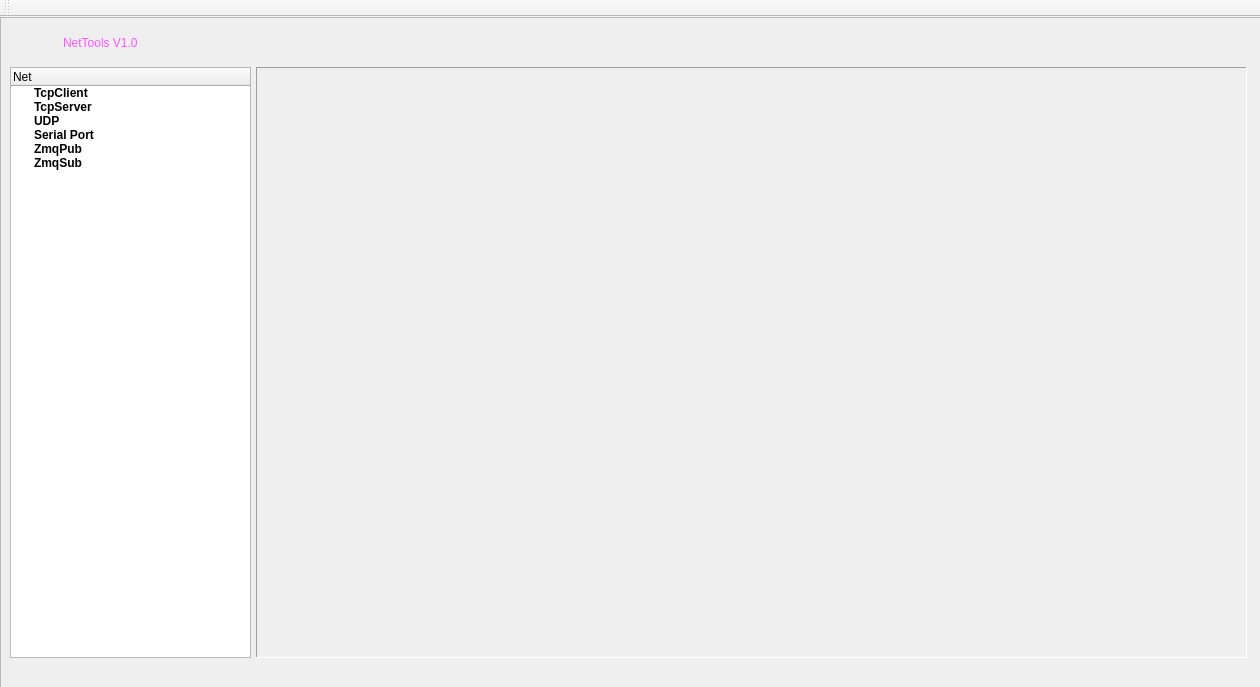
<?xml version="1.0" encoding="UTF-8"?>
<ui version="4.0">
 <class>NetTools</class>
 <widget class="QMainWindow" name="NetTools">
  <property name="geometry">
   <rect>
    <x>0</x>
    <y>0</y>
    <width>1260</width>
    <height>687</height>
   </rect>
  </property>
  <property name="windowTitle">
   <string>MainWindow</string>
  </property>
  <property name="toolTip">
   <string>&lt;html&gt;&lt;head/&gt;&lt;body&gt;&lt;p&gt;qweq&lt;/p&gt;&lt;/body&gt;&lt;/html&gt;</string>
  </property>
  <widget class="QWidget" name="centralwidget">
   <widget class="QFrame" name="frame">
    <property name="geometry">
     <rect>
      <x>0</x>
      <y>0</y>
      <width>1441</width>
      <height>751</height>
     </rect>
    </property>
    <property name="frameShape">
     <enum>QFrame::StyledPanel</enum>
    </property>
    <property name="frameShadow">
     <enum>QFrame::Raised</enum>
    </property>
    <widget class="QTreeWidget" name="treeWidget">
     <property name="enabled">
      <bool>true</bool>
     </property>
     <property name="geometry">
      <rect>
       <x>10</x>
       <y>50</y>
       <width>241</width>
       <height>591</height>
      </rect>
     </property>
     <column>
      <property name="text">
       <string>Net</string>
      </property>
     </column>
     <item>
      <property name="text">
       <string>TcpClient</string>
      </property>
      <property name="font">
       <font>
        <weight>75</weight>
        <bold>true</bold>
       </font>
      </property>
      <property name="background">
       <brush brushstyle="NoBrush">
        <color alpha="255">
         <red>85</red>
         <green>255</green>
         <blue>255</blue>
        </color>
       </brush>
      </property>
      <property name="foreground">
       <brush brushstyle="NoBrush">
        <color alpha="255">
         <red>0</red>
         <green>255</green>
         <blue>0</blue>
        </color>
       </brush>
      </property>
      <property name="flags">
       <set>ItemIsDragEnabled|ItemIsUserCheckable|ItemIsEnabled</set>
      </property>
     </item>
     <item>
      <property name="text">
       <string>TcpServer</string>
      </property>
      <property name="font">
       <font>
        <weight>75</weight>
        <bold>true</bold>
       </font>
      </property>
      <property name="background">
       <brush brushstyle="NoBrush">
        <color alpha="255">
         <red>85</red>
         <green>255</green>
         <blue>255</blue>
        </color>
       </brush>
      </property>
      <property name="foreground">
       <brush brushstyle="NoBrush">
        <color alpha="255">
         <red>0</red>
         <green>255</green>
         <blue>0</blue>
        </color>
       </brush>
      </property>
      <property name="flags">
       <set>ItemIsDragEnabled|ItemIsUserCheckable|ItemIsEnabled</set>
      </property>
     </item>
     <item>
      <property name="text">
       <string>UDP</string>
      </property>
      <property name="font">
       <font>
        <weight>75</weight>
        <bold>true</bold>
       </font>
      </property>
      <property name="background">
       <brush brushstyle="NoBrush">
        <color alpha="255">
         <red>255</red>
         <green>0</green>
         <blue>0</blue>
        </color>
       </brush>
      </property>
      <property name="foreground">
       <brush brushstyle="NoBrush">
        <color alpha="255">
         <red>255</red>
         <green>0</green>
         <blue>0</blue>
        </color>
       </brush>
      </property>
      <property name="flags">
       <set>ItemIsDragEnabled|ItemIsUserCheckable|ItemIsEnabled</set>
      </property>
     </item>
     <item>
      <property name="text">
       <string>Serial Port</string>
      </property>
      <property name="font">
       <font>
        <weight>75</weight>
        <bold>true</bold>
       </font>
      </property>
      <property name="background">
       <brush brushstyle="NoBrush">
        <color alpha="255">
         <red>255</red>
         <green>0</green>
         <blue>0</blue>
        </color>
       </brush>
      </property>
      <property name="foreground">
       <brush brushstyle="NoBrush">
        <color alpha="255">
         <red>255</red>
         <green>0</green>
         <blue>0</blue>
        </color>
       </brush>
      </property>
      <property name="flags">
       <set>ItemIsDragEnabled|ItemIsUserCheckable|ItemIsEnabled</set>
      </property>
     </item>
     <item>
      <property name="text">
       <string>ZmqPub</string>
      </property>
      <property name="font">
       <font>
        <weight>75</weight>
        <bold>true</bold>
       </font>
      </property>
      <property name="background">
       <brush brushstyle="NoBrush">
        <color alpha="255">
         <red>255</red>
         <green>0</green>
         <blue>0</blue>
        </color>
       </brush>
      </property>
      <property name="foreground">
       <brush brushstyle="NoBrush">
        <color alpha="255">
         <red>255</red>
         <green>0</green>
         <blue>0</blue>
        </color>
       </brush>
      </property>
      <property name="flags">
       <set>ItemIsDragEnabled|ItemIsUserCheckable|ItemIsEnabled</set>
      </property>
     </item>
     <item>
      <property name="text">
       <string>ZmqSub</string>
      </property>
      <property name="font">
       <font>
        <weight>75</weight>
        <bold>true</bold>
       </font>
      </property>
      <property name="background">
       <brush brushstyle="NoBrush">
        <color alpha="255">
         <red>255</red>
         <green>0</green>
         <blue>0</blue>
        </color>
       </brush>
      </property>
      <property name="foreground">
       <brush brushstyle="NoBrush">
        <color alpha="255">
         <red>255</red>
         <green>0</green>
         <blue>0</blue>
        </color>
       </brush>
      </property>
      <property name="flags">
       <set>ItemIsDragEnabled|ItemIsUserCheckable|ItemIsEnabled</set>
      </property>
     </item>
    </widget>
    <widget class="QFrame" name="frame_2">
     <property name="geometry">
      <rect>
       <x>256</x>
       <y>50</y>
       <width>991</width>
       <height>591</height>
      </rect>
     </property>
     <property name="frameShape">
      <enum>QFrame::Panel</enum>
     </property>
     <property name="frameShadow">
      <enum>QFrame::Sunken</enum>
     </property>
     <widget class="QWidget" name="verticalLayoutWidget">
      <property name="geometry">
       <rect>
        <x>0</x>
        <y>0</y>
        <width>991</width>
        <height>591</height>
       </rect>
      </property>
      <layout class="QVBoxLayout" name="verticalLayout"/>
     </widget>
    </widget>
    <widget class="QWidget" name="layoutWidget">
     <property name="geometry">
      <rect>
       <x>20</x>
       <y>10</y>
       <width>118</width>
       <height>33</height>
      </rect>
     </property>
     <layout class="QHBoxLayout" name="horizontalLayout">
      <item>
       <widget class="QLabel" name="label_2">
        <property name="text">
         <string/>
        </property>
        <property name="textFormat">
         <enum>Qt::AutoText</enum>
        </property>
        <property name="pixmap">
         <pixmap>C:/Users/Administrator/Pictures/baoman_17.jpg</pixmap>
        </property>
        <property name="scaledContents">
         <bool>true</bool>
        </property>
        <property name="alignment">
         <set>Qt::AlignCenter</set>
        </property>
        <property name="wordWrap">
         <bool>false</bool>
        </property>
        <property name="openExternalLinks">
         <bool>false</bool>
        </property>
       </widget>
      </item>
      <item>
       <widget class="QLabel" name="label">
        <property name="text">
         <string>&lt;html&gt;&lt;head/&gt;&lt;body&gt;&lt;p&gt;&lt;span style=&quot; color:#ff55ff;&quot;&gt;NetTools V1.0&lt;/span&gt;&lt;/p&gt;&lt;/body&gt;&lt;/html&gt;</string>
        </property>
        <property name="wordWrap">
         <bool>false</bool>
        </property>
        <property name="openExternalLinks">
         <bool>false</bool>
        </property>
        <property name="textInteractionFlags">
         <set>Qt::LinksAccessibleByMouse|Qt::TextSelectableByKeyboard|Qt::TextSelectableByMouse</set>
        </property>
       </widget>
      </item>
     </layout>
    </widget>
   </widget>
  </widget>
  <widget class="QMenuBar" name="menubar">
   <property name="geometry">
    <rect>
     <x>0</x>
     <y>0</y>
     <width>1260</width>
     <height>23</height>
    </rect>
   </property>
  </widget>
  <widget class="QToolBar" name="toolBar">
   <property name="windowTitle">
    <string>toolBar</string>
   </property>
   <attribute name="toolBarArea">
    <enum>TopToolBarArea</enum>
   </attribute>
   <attribute name="toolBarBreak">
    <bool>false</bool>
   </attribute>
  </widget>
 </widget>
 <resources/>
 <connections/>
</ui>
